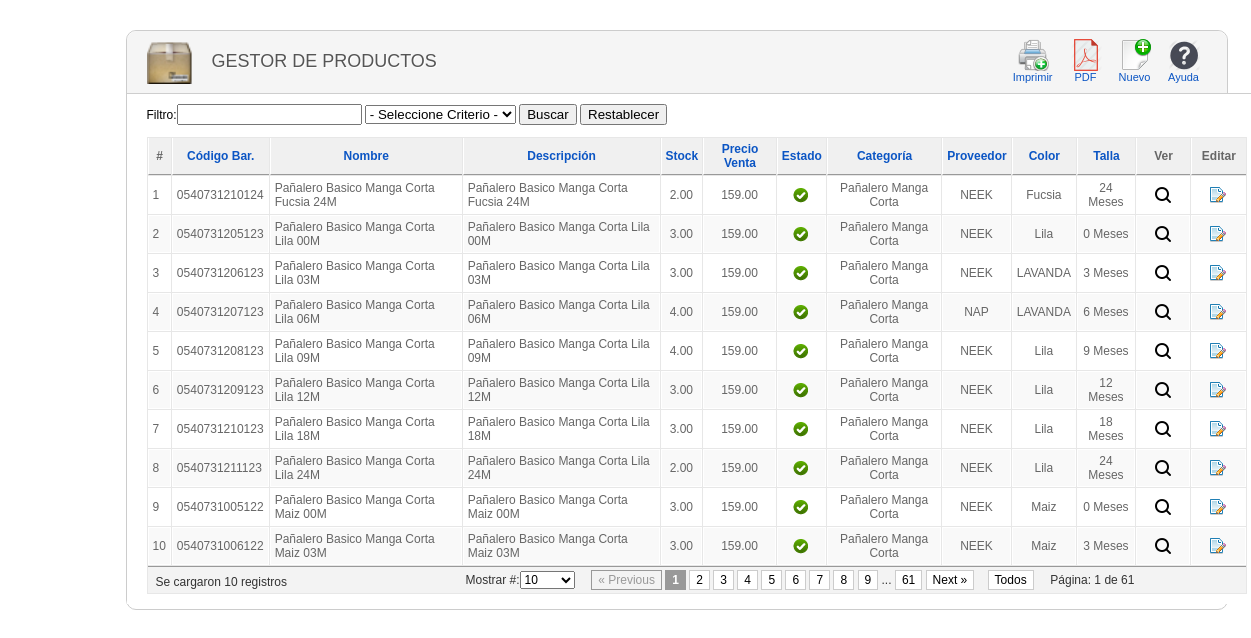
The page /producto/index.php (signed in) on the database its author committed.
### tables this page shows
CREATE TABLE `producto` (
  `IdProducto` int(11) NOT NULL,
  `Codigo` varchar(50) DEFAULT NULL,
  `Nombre` varchar(100) NOT NULL,
  `Descripcion` text,
  `Stock` decimal(8,2) DEFAULT NULL,
  `StockMin` decimal(8,2) DEFAULT NULL,
  `PrecioCosto` decimal(8,2) DEFAULT NULL,
  `PrecioVenta` decimal(8,2) DEFAULT NULL,
  `Utilidad` decimal(8,2) DEFAULT NULL,
  `Estado` varchar(30) NOT NULL,
  `Imagen` varchar(100) DEFAULT NULL,
  `IdCategoria` int(11) NOT NULL,
  `IdProveedor` int(11) DEFAULT '1',
  `IdColor` int(11) DEFAULT '1',
  `IdTalla` int(11) DEFAULT '1'
);

CREATE TABLE `categoria` (
  `IdCategoria` int(11) NOT NULL,
  `Descripcion` varchar(100) NOT NULL
);

CREATE TABLE `proveedor` (
  `IdProveedor` int(11) NOT NULL,
  `Nombre` varchar(100) NOT NULL,
  `Ruc` varchar(11) DEFAULT NULL,
  `Dni` varchar(8) DEFAULT NULL,
  `Direccion` varchar(100) DEFAULT NULL,
  `Telefono` varchar(10) DEFAULT NULL,
  `Celular` varchar(15) DEFAULT NULL,
  `Email` varchar(80) DEFAULT NULL,
  `Cuenta1` varchar(50) DEFAULT NULL,
  `Cuenta2` varchar(50) DEFAULT NULL,
  `Estado` varchar(30) NOT NULL,
  `Obsv` text
);

CREATE TABLE `color` (
  `IdColor` int(11) NOT NULL,
  `Descripcion` varchar(100) NOT NULL
);

CREATE TABLE `talla` (
  `IdTalla` int(11) NOT NULL,
  `Descripcion` varchar(100) NOT NULL
);

### clases/clsProducto.php (called while the page is built, shortened)
<?php
include_once("clsConexion.php");
class clsProducto{
function consultarTotalProductos(){
   $con = new clsConexion;
   if($con->conectarse()==true){
     $query = "CALL SP_S_ProductoCantidadTotal()";
	 $result = @mysql_query($query);
	 if (!$result)
	   return false;
	 else
	   return $result;
   }
 }
 function consultarProductoPorParametro($criterio,$busqueda,$limite){
   $con = new clsConexion;
   if($con->conectarse()==true){
     $query = "CALL SP_S_ProductoPorParametro('$criterio','$busqueda','$limite')";
	 $result = @mysql_query($query);
	 if (!$result)
	   return false;
	 else
	   return $result;
   }
 }
}
?>

### clases/clsConexion.php (called while the page is built, shortened)
<?php
class clsConexion{
	 function conectarse() {
		   return true;
	 }
}
?>

### producto/index.php (the view, shortened to what this page needs)
<html>
<head>
<link href="../css/general.css" rel="stylesheet" type="text/css">
<link href="../css/Imagenes.css" rel="stylesheet" type="text/css">
<link href="../css/paginator.css" rel="stylesheet" type="text/css">
</head>
<body>
<?php
    if(isset($_SESSION["usuario"])){
?>
<div class="wrapper">
<div class="block">
    <div class="block_head">
    	<div class="imagen_head"><img src="../img/Iconfinder/product.png" width="46" height="43"></div>
    	<div class="titulo_head">GESTOR DE PRODUCTOS</div>
        <div class="toolbar" id="toolbar">
            <table class="toolbar">
            	<tbody>
                	<tr>
					<td>
                <button type="submit" class="button" onClick="enviarPrinter();">
                   <span class="Imprimir" title="Imprimir">
                        </span>
                        Imprimir
          			</button>
                    </td>
                    <td>
<button type="submit" class="button" onClick="enviarPDF();">
                   <span style="background-image:url(../img/Iconfinder/PDF2.png);" title="Convertir a PDF">
                        </span>
                        PDF
          			</button>
                    </td>
                    <td>
                        <a href="registrar_producto.php" class="toolbar">
                        <span class="NuevoOtros" title="Nuevo">
                        </span>
                        Nuevo
                        </a>
                    </td>
                    <td>
                        <a href="#" class="toolbar">
                        <span class="Ayuda" title="Ayuda">
                        </span>
                        Ayuda
                        </a>
                    </td>
                    </tr>
            	</tbody>
            </table>
        </div>
    </div>
    <div class="block_content">
<?php
include_once("../clases/clsProducto.php");
include_once("../lib/paginator/paginator.class.php");
$objProducto=new clsProducto;
$result_tot=$objProducto->consultarTotalProductos();
$num_rows = mysql_fetch_row($result_tot);
$pages = new Paginator;
$pages->items_total = $num_rows[0];
$pages->mid_range = 9;
$pages->paginate();
$result=$objProducto->consultarProductoPorParametro($criterio,$busqueda,$pages->limit);
?>
<form name="datos" action="index.php" method="post">
Filtro:<input type="text" name="txtDato">
<select name="cboCriterio" >
  <option>- Seleccione Criterio -</option>
</select>
<input name="buscar_dato" type="submit" value="Buscar">
<input name="restablecer" type="submit" value="Restablecer">
</form>
<table class="adminlist" cellspacing="1">
<thead>
<tr>
	<th>#</th>
	<th><a href="#">Código Bar.</a></th>
    <th><a href="#">Nombre</a></th>
    <th><a href="#">Descripción</a></th>
    <th><a href="#">Stock</a></th>
    <th><a href="#">Precio Venta</a></th>
    <th><a href="#">Estado</a></th>
    <th><a href="#">Categoría</a></th>
    <th><a href="#">Proveedor</a></th>
    <th><a href="#">Color</a></th>
    <th><a href="#">Talla</a></th>
    <th>Ver</th>
	<th>Editar</th>
</tr>
</thead>
<tbody class="adminlist">
<?php
$i=0;
while($row=mysql_fetch_array($result)){
	$i=$i+1;
	if ($c==1){
	echo "<tr class='row1'>";
		$c=2;
	}else{
	    	echo "<tr class='row0'>";
		$c=1;
	}
	echo "<td width='10'>".$i."</td>";
	echo "<td>".$row['Codigo']."</td>";
	echo "<td>".$row['Nombre']."</td>";
	echo "<td>".$row['Descripcion']."</td>";
	echo "<td align='center'>".$row['Stock']."</td>";
	echo "<td align='center'>".$row['PrecioVenta']."</td>";
	$estado=$row['Estado'];
	if($estado=="ACTIVO"){
	echo "<td align='center'><img src='../img/header/activo.png' title='Activo'></td>";
}else{
	echo "<td align='center'><img src='../img/header/inactivo.png' title='Inactivo'></td>";
	}
	echo "<td align='center'>".$row['Categoria']."</td>";
    echo "<td align='center'>".$row['Proveedor']."</td>";
    echo "<td align='center'>".$row['Color']."</td>";
    echo "<td align='center'>".$row['Talla']."</td>";
	echo "<td width='5%' align='center'><a href=detalle_producto.php?idproducto=".$row["IdProducto"]." title='Ver Detalle'><img src='../img/Iconfinder/search-16.png'></td>";
    echo "<td width='5%' align='center'><a href=editar_producto.php?idproducto=".$row["IdProducto"]." title='Editar'><img src='../img/Iconfinder/page_edit.png'></td>";
	echo "</tr>";
}
?>
</tbody>
		<tfoot>
			<tr>
				<td colspan="13">
                <div align="left" style="float:left; width:310px; padding:4px 0px 0px 4px;"><?php echo "Se cargaron ".$i." registros" ?></div>
                <div align="left">                <?php
echo $pages->display_items_per_page()."&nbsp;&nbsp;&nbsp;&nbsp;".$pages->display_pages()."&nbsp;&nbsp;&nbsp;&nbsp;Página: ".$pages->current_page." de ".$pages->num_pages;
?></div>
                </td>
			</tr>
		</tfoot>
</table>
</div>
</div>
</div>
    <?php
    } else {
        header("Location:../index.php");
    }
?>
</body>
</html>

### css/general.css (style rules this page uses)
body { margin: 10px; padding: 0; background-image: url(../img/fondo.png); background-repeat: repeat; padding-bottom: 1px; font-size: 11px; }
body, td, th { font-family: Arial, Helvetica, sans-serif; font-size:12px; }
a:link { color: #0B55C4; text-decoration: none; }
table.adminlist { width: 100%; border-spacing: 1px; background-color: #e7e7e7; color: #666; font-size:12px; }
table.adminlist td, table.adminlist th { padding: 4px; }
table.adminlist thead th { text-align: center; background: #f0f0f0; color: #666; border-bottom: 1px solid #999; border-left: 1px solid #fff; }
table.adminlist tbody tr { background-color: #fff; text-align: left; }
table.adminlist tbody tr.row1 { background: #f9f9f9; border-top: 1px solid #fff; }
table.adminlist tbody tr td { height: 30px; background: #fff; border: 1px solid #fff; }
table.adminlist tbody tr.row1 td { background: #f9f9f9; border-top: 1px solid #FFF; }
table.adminlist tfoot tr { text-align: center; color: #333; }
table.adminlist tfoot td, table.adminlist tfoot th { background-color: #f3f3f3; border-top: 1px solid #999; text-align: center; }
.block { width:1100px; padding-bottom: 5px; margin-bottom: 25px; clear: both; border-radius: 10px; background-color:#fff; border: solid 1px #CCCCCC; }
.wrapper { width:1000px; margin:0 auto; padding-top: 20px; }
.block .block_content { overflow: hidden; background: #fff; width:1100px; border-top: 1px solid #CECECE; padding: 10px 20px 10px; }
.block .block_head { height:62px; background-color:#F5F5F5; -moz-border-radius: 10px 10px 0px 0px; -o-border-radius: 10px 10px 0px 0px; -webkit-border-radius: 10px 10px 0px 0px; -ms-border-radius: 10px 10px 0px 0px; overflow:visible; }
.block .titulo_head { height:25px; width:auto; float:left; font-family: "Titillium999", "Trebuchet MS", Arial, sans-serif; font-size: 18px; font-weight: normal; text-transform: uppercase; color: #555; text-shadow: 1px 1px 0 #fff; margin-left: 15px; padding-top:20px; }
.block .imagen_head { height:25px; width:50; float:left; margin-left: 20px; padding-top:10px; }
div.toolbar { float: right; text-align: right; padding: 0; margin-right: 20px; margin-top:5px; }
table.toolbar { border-collapse: collapse; padding: 0; margin: 0; }
table.toolbar td { padding: 1px 1px 1px 4px; text-align: center; color: #666; height: 48px; }
table.toolbar span { float: none; width: 32px; height: 32px; margin: 0 auto; display: block; }
table.toolbar a { display: block; float: left; background:#F5F5F5; white-space: nowrap; border: 1px solid #F5F5F5; padding: 1px 5px; cursor: pointer; font-size:11px; }
.button { display: block; float: left; white-space: nowrap; border: 1px solid #F5F5F5; padding: 1px 5px; cursor: pointer; font-family: Arial, Helvetica, sans-serif; font-size:11px; color: #0B55C4; text-align:center center; background:#F5F5F5; }

### css/Imagenes.css (style rules this page uses)
.Ayuda { background-image:url(../img/Iconfinder/help.png); }
.Imprimir { background-image:url(../img/Iconfinder/print-add2.png); }
.NuevoOtros { background-image:url(../img/Iconfinder/document-new.png); }

### rows shown on the page
producto: Codigo "0540731210124", Nombre "Pañalero Basico Manga Corta Fucsia 24M", Descripcion "Pañalero Basico Manga Corta Fucsia 24M", Stock "2.00", PrecioVenta "159.00", IdCategoria.Descripcion "Pañalero Manga Corta", IdProveedor.Nombre "NEEK", IdColor.Descripcion "Fucsia", IdTalla.Descripcion "24 Meses"
producto: Codigo "0540731205123", Nombre "Pañalero Basico Manga Corta Lila 00M", Descripcion "Pañalero Basico Manga Corta Lila 00M", Stock "3.00", PrecioVenta "159.00", IdCategoria.Descripcion "Pañalero Manga Corta", IdProveedor.Nombre "NEEK", IdColor.Descripcion "Lila", IdTalla.Descripcion "0 Meses"
producto: Codigo "0540731206123", Nombre "Pañalero Basico Manga Corta Lila 03M", Descripcion "Pañalero Basico Manga Corta Lila 03M", Stock "3.00", PrecioVenta "159.00", IdCategoria.Descripcion "Pañalero Manga Corta", IdProveedor.Nombre "NEEK", IdColor.Descripcion "LAVANDA", IdTalla.Descripcion "3 Meses"
producto: Codigo "0540731207123", Nombre "Pañalero Basico Manga Corta Lila 06M", Descripcion "Pañalero Basico Manga Corta Lila 06M", Stock "4.00", PrecioVenta "159.00", IdCategoria.Descripcion "Pañalero Manga Corta", IdProveedor.Nombre "NAP", IdColor.Descripcion "LAVANDA", IdTalla.Descripcion "6 Meses"
producto: Codigo "0540731208123", Nombre "Pañalero Basico Manga Corta Lila 09M", Descripcion "Pañalero Basico Manga Corta Lila 09M", Stock "4.00", PrecioVenta "159.00", IdCategoria.Descripcion "Pañalero Manga Corta", IdProveedor.Nombre "NEEK", IdColor.Descripcion "Lila", IdTalla.Descripcion "9 Meses"
producto: Codigo "0540731209123", Nombre "Pañalero Basico Manga Corta Lila 12M", Descripcion "Pañalero Basico Manga Corta Lila 12M", Stock "3.00", PrecioVenta "159.00", IdCategoria.Descripcion "Pañalero Manga Corta", IdProveedor.Nombre "NEEK", IdColor.Descripcion "Lila", IdTalla.Descripcion "12 Meses"
producto: Codigo "0540731210123", Nombre "Pañalero Basico Manga Corta Lila 18M", Descripcion "Pañalero Basico Manga Corta Lila 18M", Stock "3.00", PrecioVenta "159.00", IdCategoria.Descripcion "Pañalero Manga Corta", IdProveedor.Nombre "NEEK", IdColor.Descripcion "Lila", IdTalla.Descripcion "18 Meses"
producto: Codigo "0540731211123", Nombre "Pañalero Basico Manga Corta Lila 24M", Descripcion "Pañalero Basico Manga Corta Lila 24M", Stock "2.00", PrecioVenta "159.00", IdCategoria.Descripcion "Pañalero Manga Corta", IdProveedor.Nombre "NEEK", IdColor.Descripcion "Lila", IdTalla.Descripcion "24 Meses"
producto: Codigo "0540731005122", Nombre "Pañalero Basico Manga Corta Maiz 00M", Descripcion "Pañalero Basico Manga Corta Maiz 00M", Stock "3.00", PrecioVenta "159.00", IdCategoria.Descripcion "Pañalero Manga Corta", IdProveedor.Nombre "NEEK", IdColor.Descripcion "Maiz", IdTalla.Descripcion "0 Meses"
producto: Codigo "0540731006122", Nombre "Pañalero Basico Manga Corta Maiz 03M", Descripcion "Pañalero Basico Manga Corta Maiz 03M", Stock "3.00", PrecioVenta "159.00", IdCategoria.Descripcion "Pañalero Manga Corta", IdProveedor.Nombre "NEEK", IdColor.Descripcion "Maiz", IdTalla.Descripcion "3 Meses"

### other values the page prints
$i "10"
$pages->display_pages() "..."
$pages->current_page "1"
$pages->num_pages "61"
form field value "10"
